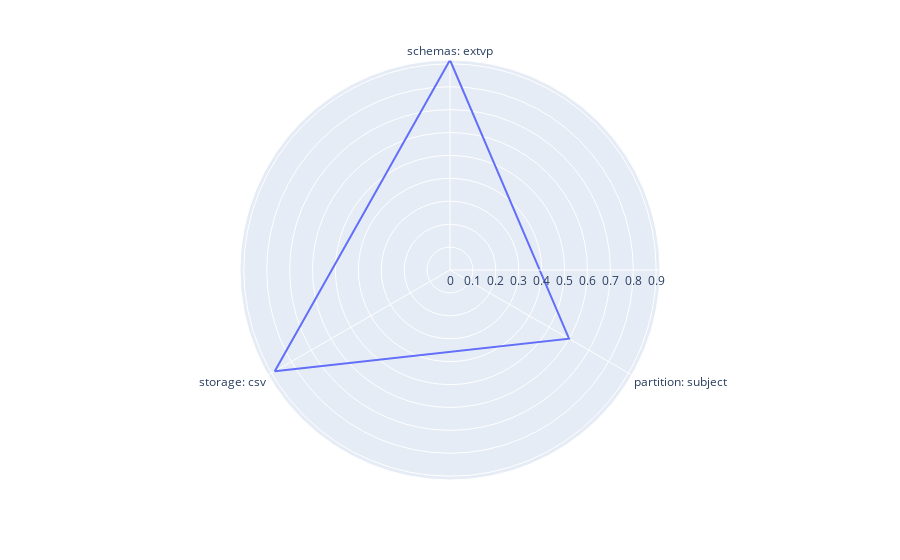

Notebook cell for this chart:
### Markdown cell above
_schemaSDRank.plotRadar()_ shows a figure of the top configuration (vt.predicate.avro) of ranking by schema is optimized towards schema dimension only, ignoring the other two dimension.<br>
The same can be said for ranking with the other dimensions (storage and partition)

### Code cell
from Rank import SDRank
config = "settings_watdiv.yaml" # config file location
logs = "log_watdiv" # logs file location

schemaSDRank = SDRank(config, logs, '500M', 'schemas')
schemaSDRank.plotRadar() #print options and values

### Figure 1 — Plotly figure (JSON) as saved in the notebook; plotly's stock layout.template omitted (floating-point values rounded to 4 significant figures)
{"data": [{"hovertemplate": "r=%{r}<br>theta=%{theta}<extra></extra>", "legendgroup": "", "line": {"color": "#636efa", "dash": "solid"}, "marker": {"symbol": "circle"}, "mode": "lines", "name": "", "r": [0.9167, 0.6, 0.8833, 0.9167], "showlegend": false, "subplot": "polar", "theta": ["schemas: extvp", "partition: subject", "storage: csv", "schemas: extvp"], "type": "scatterpolar"}], "layout": {"legend": {"tracegroupgap": 0}, "margin": {"t": 60}, "polar": {"angularaxis": {"direction": "clockwise", "rotation": 90}, "domain": {"x": [0, 1], "y": [0, 1]}}}}
